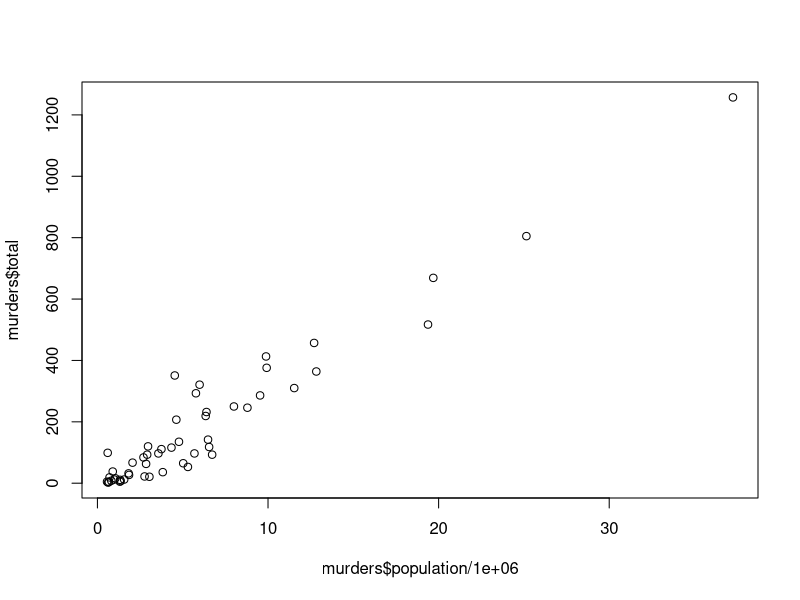
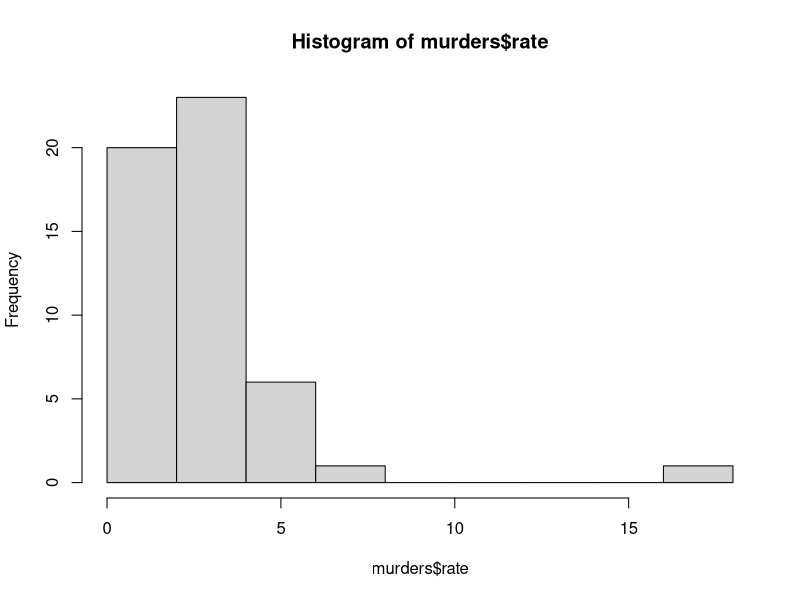
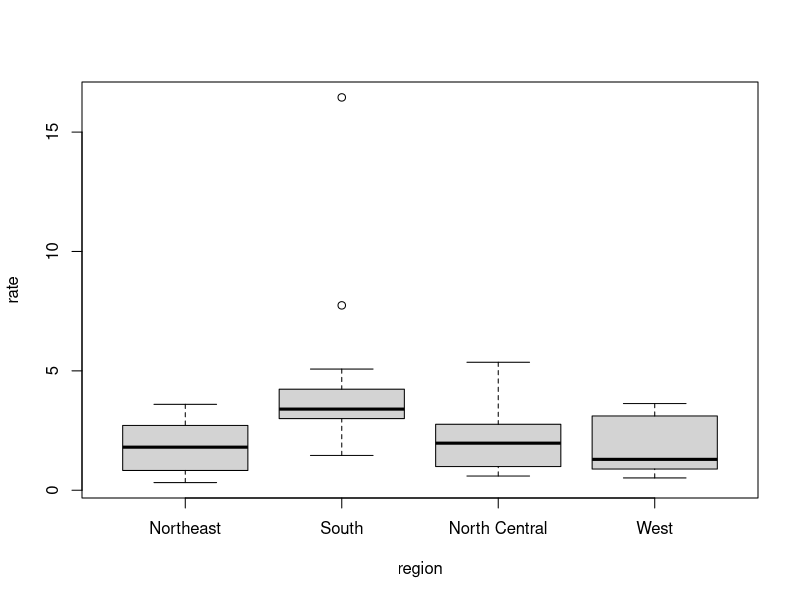
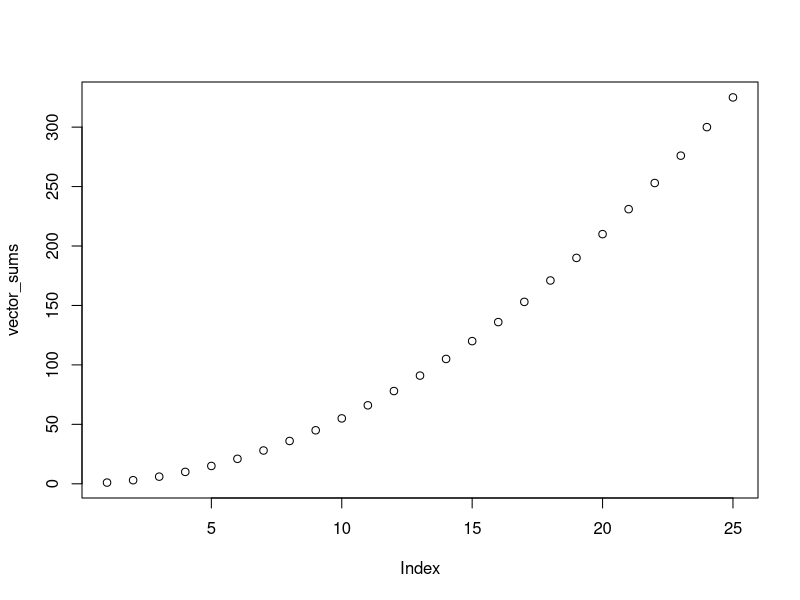

Write the R code that produced these figures, in order.
#####################################################
# R Basics, Functions, and Data Types
#####################################################

#assign a value to a variable
a <- 4.5
#brings package into memory
library(dslabs)
#brings dataset into memory
data("murders")
#shows the object type (data.frame in this case)
class(murders)
#shows the structure of the object (data.frame will show number of rows, column variable names and types)
str(murders)
#shows the first 6 rows of a dataset
head(murders)
#shows the column names of a dataset
names(murders)
#prints the data in the column population of dataset murders
murders$population
#create a new vector of just the population column and display it
pop <- murders$population
print(pop)
pop        #shortcut to printing

######################################################
# Vectors, Sorting
######################################################

#create vectors using concatenate/combine function and then associating the 2 vectors
codes <- c(380,124,818)
country <- c("italy","canada","egypt")
names(codes) <- country
print(codes)
#alternate way to create codes vector by assigning titles to numbers directly
codes <- c(italy=380,canada=124,egypt=818)
print(codes)

#sequence function to generate list of numbers in a range (optional 3rd argument denotes increment to count by)
#this could be used to assign to a vector a seqence of numbers
seq(1,10)   #1 thru 10
seq(1,10,2) #odd numbers
seq(2,10,2) #even numbers
#use length function to find out number of entries
x <- seq(4,100,3)
length(x)
#shortcut to getting a sequence of numbers
1:10

#subsetting to access specific parts of a vector, use []
codes[2]
codes[c(1,3)] #get more than one using a multi-entry vector
codes[1:2] #use a sequence to get a sequential subset
#access entry directly using name
codes["canada"]
codes[c("egypt","italy")]

#using coersion to assign different types to same vector
x <- c(1,"canada",3)
x        #shows quotes around all 3 entries
class(x) #shows that vector was creates as a character string
#explicit coercion functions
x <- 1:5
y <- as.character(x) #change numbers to characters
as.numeric(y) #change back to numbers and display (does NOT change what y is storing)

#missing data is displayed as NA (can occur in coercion if it can't make the conversion)
x <- c("1","b","3")
as.numeric(x) #can't convert b to a number so gives warning message that an NA was introduced

#sorting contents of a vector
x <- c(31,4,15,92,65)
x
sort(x) #will display the values in asending order
#order function creates a list of the indexes of the values of the vector in ascending order
order(x)
#sort the states by largest number of gun murders
library(dslabs)
data("murders")
index <- order(murders$total) #create a vector of the indexes from least to most murders
murders$abb[index] #display states based on that vector
#get the largest and smallest values in a vector
max(murders$total)
i_max <- which.max(murders$total) #get the index of the largest murder count
murders$state[i_max]
min(murders$total)
i_min <- which.min(murders$total)
murders$state[i_min]
#find the relative ranked value of each item in a vector against the others
rank(murders$total) #i.e. California would be 50 and Vermont 1

# Define a variable states to be the state names from the murders data frame
states <- murders$state
# Define a variable ranks to determine the population size ranks 
ranks <- rank(murders$population)
# Define a variable ind to store the indexes needed to order the population values
ind <- order(murders$population)
# Create a data frame my_df with the state name and its rank and ordered from least populous to most 
my_df <- data.frame(state = states[ind], pop_rank = ranks[ind])

# Using new dataset 
library(dslabs)
data(na_example)
# Checking the structure 
str(na_example)
# Find out the mean of the entire dataset 
mean(na_example)
# Use is.na to create a logical index ind that tells which entries are NA
ind <- is.na(na_example)
# Determine how many NA ind has using the sum function
sum(ind)

# Note what we can do with the ! operator
x <- c(1, 2, 3)
ind <- c(FALSE, TRUE, FALSE)
x[!ind]
# Create the ind vector
library(dslabs)
data(na_example)
ind <- is.na(na_example)
# We saw that this gives an NA
mean(na_example)
# Compute the average, for entries of na_example that are not NA 
mean(na_example[!ind])

#arithmetic functions done to a vector object are done to each element in the vector
heights <- c(69,62,66,70,70,73,67,73,67,70) #heights in inches
heights * 2.54 #converts inches to centimeters
avg = mean(heights) #find average of the heights
heights - avg #find how far from the average each of the heights is
#find the murder rate per 100,000 people
murder_rate <- murders$total / murders$population * 100000
murders$state[order(murder_rate,decreasing=TRUE)]
# Calculate the average murder rate in the US 
mean(murder_rate)

# Assign city names to `city` 
city <- c("Beijing", "Lagos", "Paris", "Rio de Janeiro", "San Juan", "Toronto")
# Store temperature values in `temp`
temp <- c(35, 88, 42, 84, 81, 30)
# Convert temperature into Celsius and overwrite the original values of 'temp' with these Celsius values
temp <- (temp-32) * 5/9
# Create a data frame `city_temps` 
city_temps <- data.frame(name=city,temperature=temp)

# Define an object `x` with the numbers 1 through 100
x <- 1:100
# Compute the sum 
sum(1/x^2)

###########################################################################
# Indexing, Data Wrangling, Plots
###########################################################################

library(dslabs)
data("murders")
murder_rate <- murders$total / murders$population * 100000
names(murder_rate) <- murders$state #add state name to the murder rate
#apply logical operators to items in a vector, find the states with murder rate of Italy or lower
index <- murder_rate <= 0.71
index
#show the state names using the index object
murders$state[index]
#find how many states have a murder rate equal or lower than Italy
sum(index)
#get list of states in west part of U.S. (want to be in mountains) and ones that are safer
west <- murders$region == "West"
safe <- murder_rate <= 1
index <- safe & west
murders$state[index]
#find the indices that are true
x <- c(FALSE, TRUE, FALSE, TRUE, TRUE, TRUE, FALSE)
which(x)
#find the murder rate of a specific state
index <- which(murders$state == "Massachusetts")
murder_rate[index]
#find matches from one vector to another
index <- match(c("New York","Florida","Texas"), murders$state)
murder_rate[index]
#want to know whether each value in one vector is in another vector
x <- c("a","b","c","d","e")
y <- c("a","d","f")
y %in% x
c("Boston","Dakota","Washington") %in% murders$state

#introduce dplyr package for more advanced data table manipulation
library(dplyr)
#add a new field in the murders dataset
murders <- mutate(murders,rate=total/population*100000)
head(murders)
#apply a filter to the dataset
filter(murders,rate<=0.71)
nrow(filter(murders,rate<=0.71)) #count of rows after filter applied
filter(murders,region %in% c("West","South"))
#use select to only get the fields you want
new_table <- select(murders,state,region,rate)
#chain functions together by piping results into the next function
murders %>% select(state,region,rate) %>% filter(rate <= 0.71)


#create a data frame
grades <- data.frame(names=c("John","Juan","Jean","Yao"),
                     exam1=c(95,80,90,85),
                     exam2=c(90,85,85,90),
                     stringsAsFactors = FALSE)

#visualize by plotting data points
population_in_millions<-murders$population/1000000
total_murders<-murders$total
plot(murders$population/1000000,murders$total)
#show a histogram to see the murder rates
hist(murders$rate)
murders$state[which.max(murders$rate)]
#use a boxplot to compare regions
boxplot(rate~region,data=murders)

#######################################################################
# Programming Basics
#######################################################################

library(dslabs)
data("murders")
murder_rate <- murders$total / murders$population * 100000
#basic syntax of if statement
ind <- which.min(murder_rate) #get smallest murder rate row
if(murder_rate[ind] < 0.5){
  print(murders$state[ind])
} else{
  print("No state has a murder rate below 0.5")
}
#any and all check vector values
if(any(murder_rate<0.5)){   #see if any values are below .5 then try .1
  print("There are safe places to live")
}else{
  print("Get a gun, there are no safe places to live")
}
if(all(murder_rate>1)){  #see if all values are 1, then try .1
  print("Get a gun, there are no safe places to live")
} else{
  print("There are safe places to live")
}

#ifelse function to apply conditional to all rows of a vector
data(na_example)
sum(is.na(na_example)) #145 NAs in dataset
no_nas <- ifelse(is.na(na_example),0,na_example) #replace NAs with zero
sum(is.na(no_nas)) #no NAs now

#create your own function that calculates an average (note: mean function is built into R and already does this)
avg <- function(x){
  s <- sum(x)
  n <- length(x)
  s/n
}
z <- 1:100
avg(z)
identical(mean(z),avg(z))
#function with 2 arguments (it calcs either arithmetic or geometric mean)
avg <- function(x, arithmetic=TRUE){
  n <- length(x)
  ifelse(arithmetic,sum(x)/n,prod(x)^(1/n))
}
avg(z,FALSE)

#create a summing function and then use a loop to calc for multiple values in a vector
compute_vector_sum <- function(n){
  x <- 1:n
  sum(x)
}
for(i in 1:25){
  print(compute_vector_sum(i))
}
#populate a vector with calculated sums
m <- 25
vector_sums <- vector(length = m) #create empty vector
for(i in 1:m){
  vector_sums[i] <- compute_vector_sum(i)
}
plot(vector_sums)
lines(i*(i+1)/2)
#for loops are rarely used, rather apply, sapply, tapply, mapply functions are used
